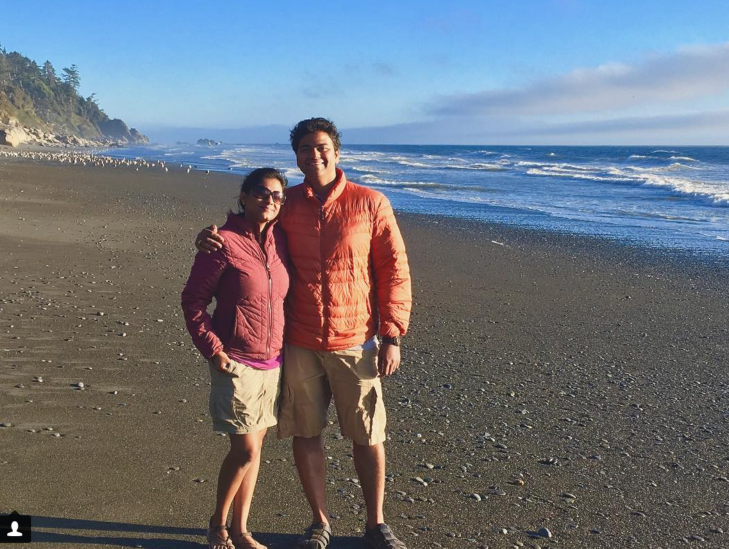
//> input picture rpi/opencv/Capture2.PNG, 1457 x 1097 px (shown at 1/2 size)
$ ./edge   (built with g++ and OpenCV 4)
//> lines starting //> are read from the running program, lines starting //| are printed output that depends on the picture
#include <opencv2/core/utility.hpp>
#include <opencv2/imgproc.hpp>
#include <opencv2/imgcodecs.hpp>
#include <opencv2/highgui.hpp>
#include <stdio.h>

using namespace cv;
using namespace std;

int edgeThresh = 1;
int edgeThreshScharr = 1;
Mat image, gray, blurImage, edge1, edge2, cedge;
const char* window_name1 = "Edge map : Canny default (Sobel gradient)";
const char* window_name2 = "Edge map : Canny with custom gradient (Scharr)";
// define a trackbar callback
static void onTrackbar(int, void*)
{
	blur(gray, blurImage, Size(3, 3));
	// Run the edge detector on grayscale
	Canny(blurImage, edge1, edgeThresh, edgeThresh * 3, 3);
	cedge = Scalar::all(0);
	image.copyTo(cedge, edge1);
	imshow(window_name1, cedge);
	Mat dx, dy;
	Scharr(blurImage, dx, CV_16S, 1, 0);
	Scharr(blurImage, dy, CV_16S, 0, 1);
	Canny(dx, dy, edge2, edgeThreshScharr, edgeThreshScharr * 3);
	cedge = Scalar::all(0);
	image.copyTo(cedge, edge2);
	imshow(window_name2, cedge);
}
static void help()
{
	printf("\nThis sample demonstrates Canny edge detection\n"
		"Call:\n"
		"    /.edge [image_name -- Default is ../data/fruits.jpg]\n\n");
}
const char* keys =
{
	"{help h||}{@image |../data/fruits.jpg|input image name}"
};
int main(int argc, const char** argv)
{
	help();
	//CommandLineParser parser(argc, argv, keys);
	//string filename = parser.get<string>(0);
	image = imread("/home/pi/ee542-motion-detect/rpi/opencv/Capture2.PNG", IMREAD_COLOR);
//> image is the input picture: 1097 rows x 1457 cols, CV_8UC3; mean B, G, R 124.7, 116.1, 110.7
	if (image.empty())
	{
		//printf("Cannot read image file: %s\n", filename.c_str());
		printf("Cannot read image file: \n");
		help();
		return -1;
	}
	cedge.create(image.size(), image.type());
	cvtColor(image, gray, COLOR_BGR2GRAY);
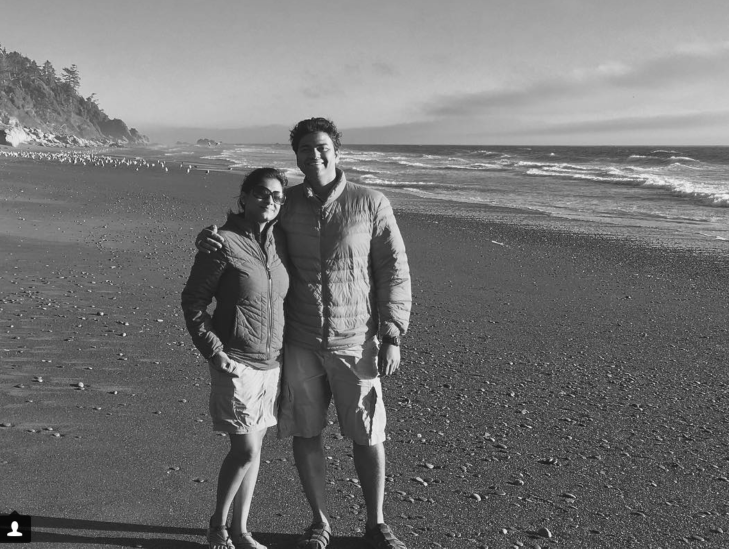
//> gray: 1097 rows x 1457 cols, CV_8UC1 (shown at 1/2 size); min 7, max 255, mean 115.5
	// Create a window
	//namedWindow(window_name1, 1);
	namedWindow(window_name2, 1);
	// create a toolbar
	createTrackbar("Canny threshold default", window_name1, &edgeThresh, 100, onTrackbar);
	createTrackbar("Canny threshold Scharr", window_name2, &edgeThreshScharr, 400, onTrackbar);
	// Show the image
	onTrackbar(0, 0);
//> in onTrackbar, `Canny(blurImage, edge1, edgeThresh, edgeThresh * 3, 3);`:
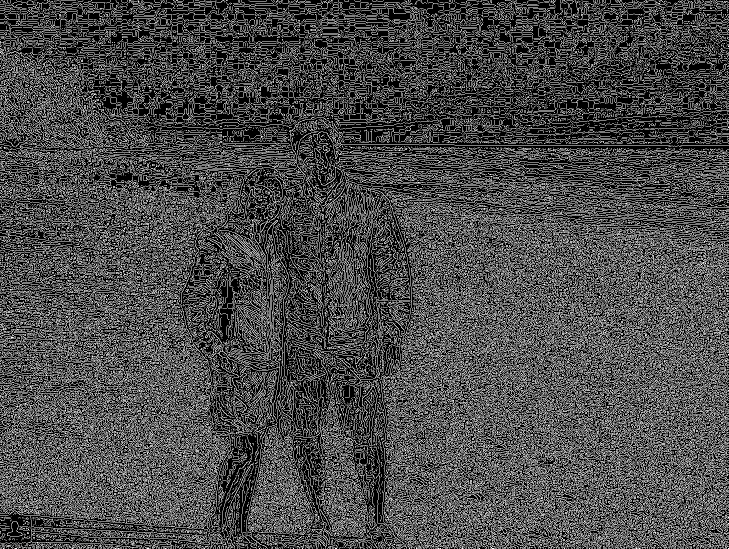
//> edge1: 1097 rows x 1457 cols, CV_8UC1 (shown at 1/2 size); 29.5% white in thin lines or dots
//> in onTrackbar, `image.copyTo(cedge, edge1);`:
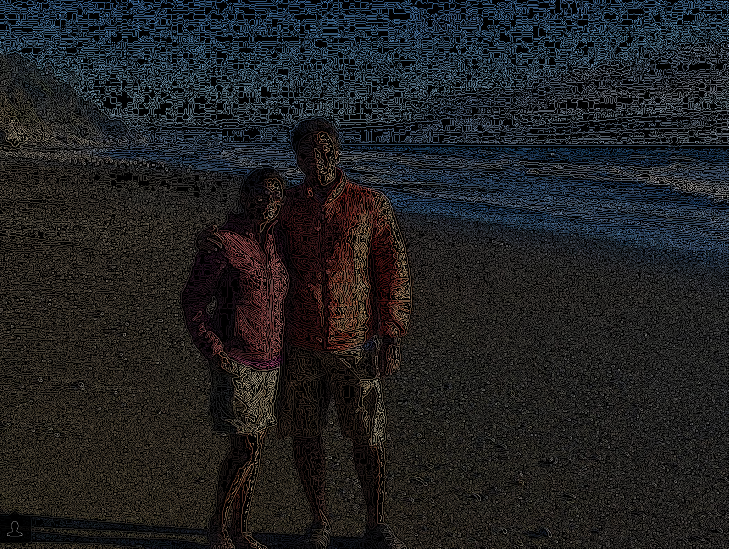
//> cedge: 1097 rows x 1457 cols, CV_8UC3 (shown at 1/2 size); mean B, G, R 34.2, 32.8, 32
//> in onTrackbar, `Scharr(blurImage, dx, CV_16S, 1, 0);`:
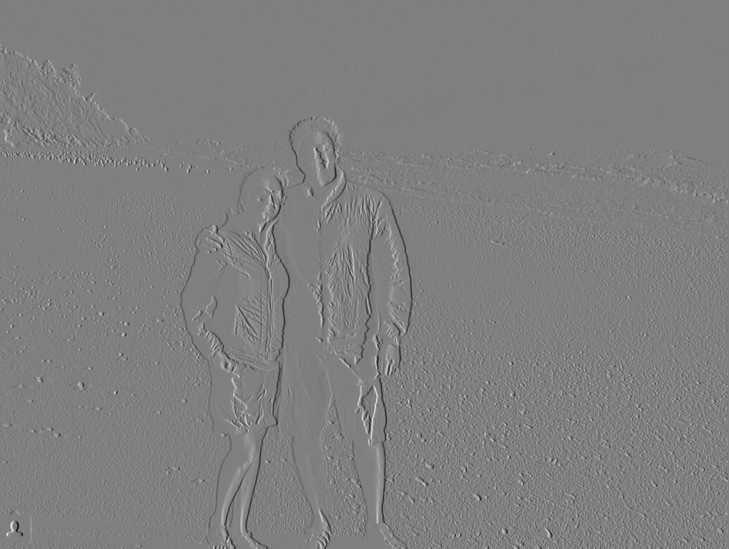
//> dx: 1097 rows x 1457 cols, CV_16SC1 (shown at 1/2 size); min -2467, max 2454, mean 0.3; drawn with min black and max white
//> in onTrackbar, `Scharr(blurImage, dy, CV_16S, 0, 1);`:
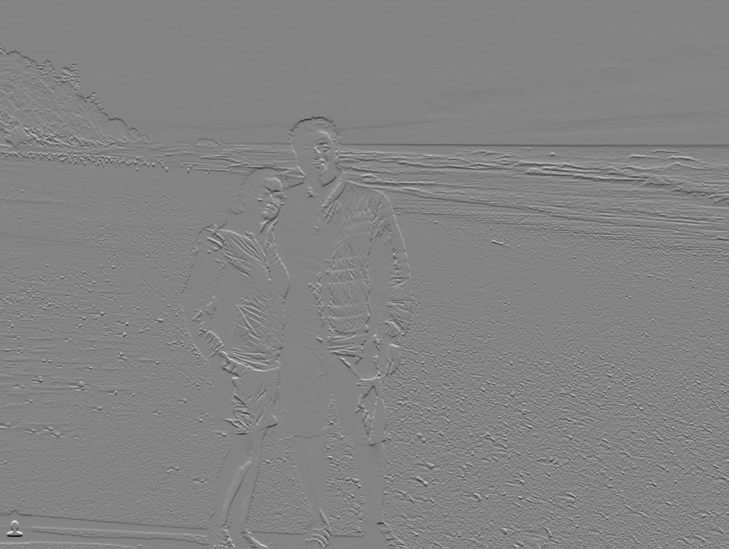
//> dy: 1097 rows x 1457 cols, CV_16SC1 (shown at 1/2 size); min -2637, max 2459, mean -2.4; drawn with min black and max white
//> in onTrackbar, `Canny(dx, dy, edge2, edgeThreshScharr, edgeThreshScharr * 3);`:
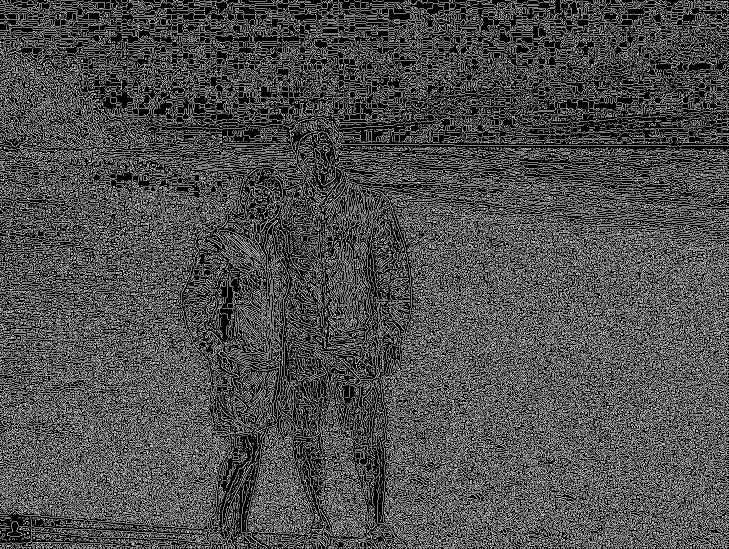
//> edge2: 1097 rows x 1457 cols, CV_8UC1 (shown at 1/2 size); 30.3% white in thin lines or dots
	// Wait for a key stroke; the same function arranges events processing
	waitKey(0);
	return 0;
}

$ run again, with rpi/opencv/Capture.PNG copied over rpi/opencv/Capture2.PNG
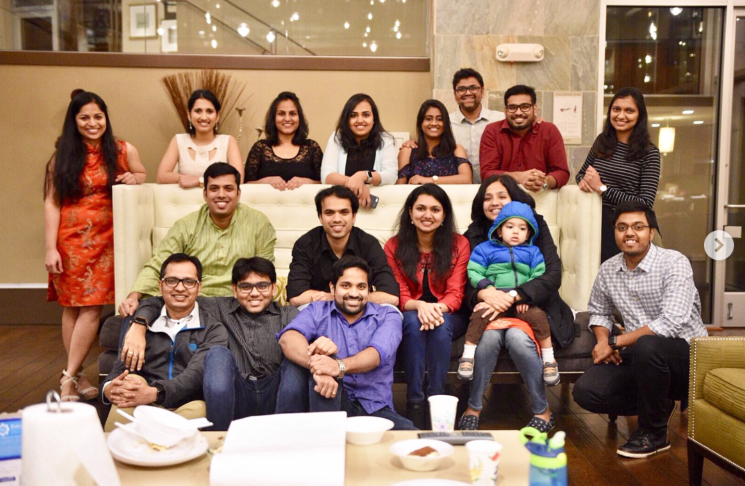
//> input picture rpi/opencv/Capture.PNG, 1490 x 971 px (shown at 1/2 size)
//> image is the input picture: 971 rows x 1490 cols, CV_8UC3; mean B, G, R 102.1, 120.7, 149.6
//> in onTrackbar, `Canny(blurImage, edge1, edgeThresh, edgeThresh * 3, 3);`:
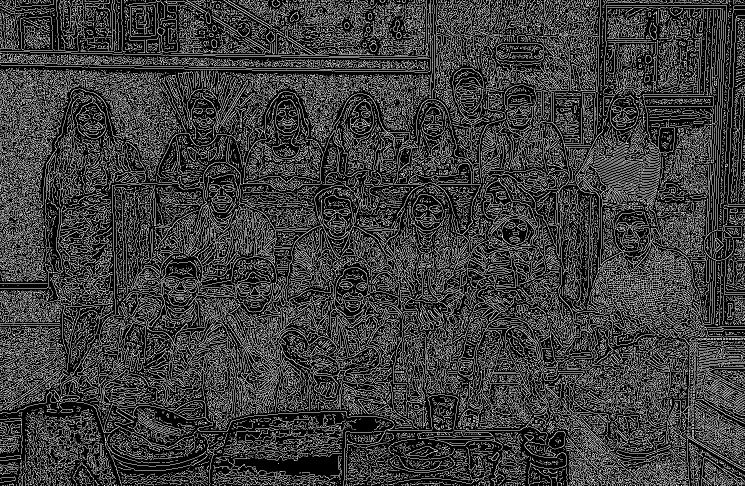
//> edge1: 971 rows x 1490 cols, CV_8UC1 (shown at 1/2 size); 24.1% white in thin lines or dots
//> in onTrackbar, `Canny(dx, dy, edge2, edgeThreshScharr, edgeThreshScharr * 3);`:
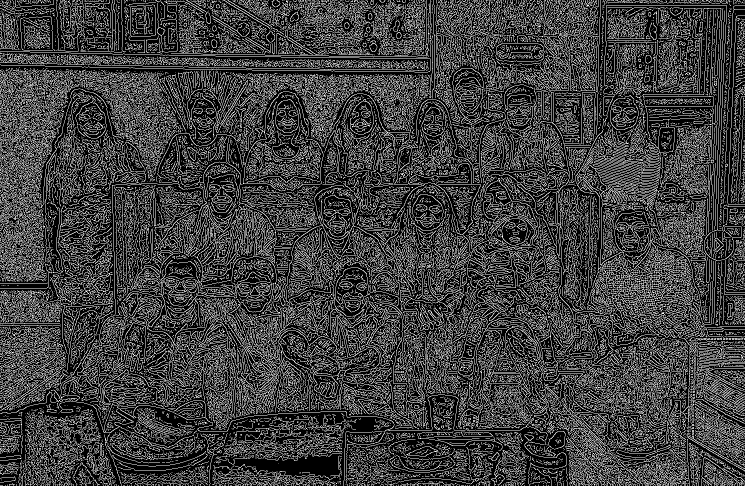
//> edge2: 971 rows x 1490 cols, CV_8UC1 (shown at 1/2 size); 25.1% white in thin lines or dots

$ run again, with rpi/opencv/download.jpg saved as rpi/opencv/Capture2.PNG
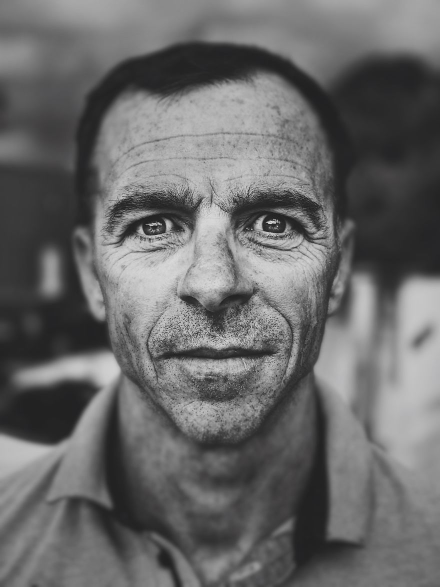
//> input picture rpi/opencv/download.jpg, 880 x 1173 px (shown at 1/2 size)
//> image is the input picture: 1173 rows x 880 cols, CV_8UC3; mean B, G, R 105.3, 105.3, 105.3
//> in onTrackbar, `Canny(blurImage, edge1, edgeThresh, edgeThresh * 3, 3);`:
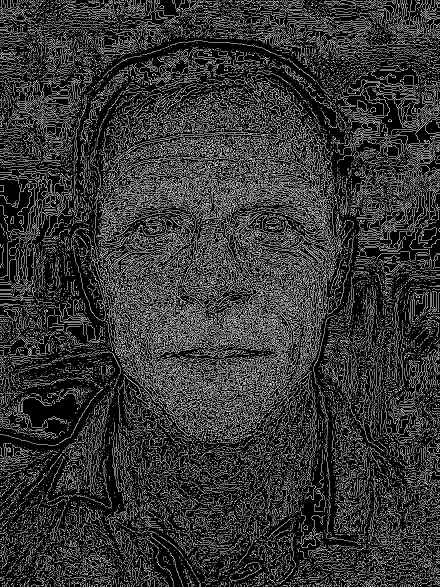
//> edge1: 1173 rows x 880 cols, CV_8UC1 (shown at 1/2 size); 20.7% white in thin lines or dots
//> in onTrackbar, `Canny(dx, dy, edge2, edgeThreshScharr, edgeThreshScharr * 3);`:
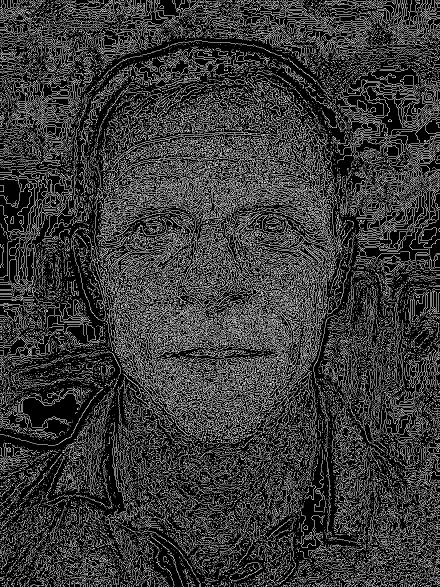
//> edge2: 1173 rows x 880 cols, CV_8UC1 (shown at 1/2 size); 22.4% white in thin lines or dots
